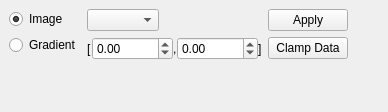
<?xml version="1.0" encoding="UTF-8"?>
<ui version="4.0">
 <class>NormDock</class>
 <widget class="QDockWidget" name="NormDock">
  <property name="geometry">
   <rect>
    <x>0</x>
    <y>0</y>
    <width>388</width>
    <height>112</height>
   </rect>
  </property>
  <property name="windowTitle">
   <string>Normalization</string>
  </property>
  <widget class="QWidget" name="dockWidgetContents">
   <layout class="QGridLayout" name="gridLayout">
    <item row="1" column="0" rowspan="2" colspan="2">
     <layout class="QVBoxLayout" name="verticalLayout_6">
      <item>
       <widget class="QRadioButton" name="normIButton">
        <property name="toolTip">
         <string>define data range of image</string>
        </property>
        <property name="text">
         <string>Image</string>
        </property>
        <property name="checked">
         <bool>true</bool>
        </property>
       </widget>
      </item>
      <item>
       <widget class="QRadioButton" name="normGButton">
        <property name="toolTip">
         <string>define data range of spectral gradient</string>
        </property>
        <property name="text">
         <string>Gradient</string>
        </property>
       </widget>
      </item>
      <item>
       <spacer name="verticalSpacer_4">
        <property name="orientation">
         <enum>Qt::Vertical</enum>
        </property>
        <property name="sizeType">
         <enum>QSizePolicy::Expanding</enum>
        </property>
        <property name="sizeHint" stdset="0">
         <size>
          <width>0</width>
          <height>0</height>
         </size>
        </property>
       </spacer>
      </item>
     </layout>
    </item>
    <item row="2" column="4">
     <spacer name="horizontalSpacer_9">
      <property name="orientation">
       <enum>Qt::Horizontal</enum>
      </property>
      <property name="sizeHint" stdset="0">
       <size>
        <width>293</width>
        <height>20</height>
       </size>
      </property>
     </spacer>
    </item>
    <item row="1" column="3" rowspan="2">
     <layout class="QGridLayout" name="gridLayout_2">
      <item row="0" column="2">
       <layout class="QHBoxLayout" name="horizontalLayout_7">
        <property name="spacing">
         <number>0</number>
        </property>
        <item>
         <widget class="QComboBox" name="normModeBox">
          <property name="toolTip">
           <string>source of data range</string>
          </property>
         </widget>
        </item>
        <item>
         <spacer name="horizontalSpacer_10">
          <property name="orientation">
           <enum>Qt::Horizontal</enum>
          </property>
          <property name="sizeHint" stdset="0">
           <size>
            <width>0</width>
            <height>20</height>
           </size>
          </property>
         </spacer>
        </item>
       </layout>
      </item>
      <item row="1" column="3">
       <widget class="QPushButton" name="normClampButton">
        <property name="enabled">
         <bool>true</bool>
        </property>
        <property name="toolTip">
         <string>enforce given range</string>
        </property>
        <property name="text">
         <string>Clamp Data</string>
        </property>
       </widget>
      </item>
      <item row="0" column="3">
       <widget class="QPushButton" name="normApplyButton">
        <property name="toolTip">
         <string>use given range for display</string>
        </property>
        <property name="text">
         <string>Apply</string>
        </property>
       </widget>
      </item>
      <item row="1" column="4">
       <spacer name="horizontalSpacer_7">
        <property name="orientation">
         <enum>Qt::Horizontal</enum>
        </property>
        <property name="sizeHint" stdset="0">
         <size>
          <width>0</width>
          <height>0</height>
         </size>
        </property>
       </spacer>
      </item>
      <item row="1" column="2">
       <layout class="QHBoxLayout" name="horizontalLayout_5">
        <property name="spacing">
         <number>0</number>
        </property>
        <item>
         <widget class="QLabel" name="label">
          <property name="text">
           <string>[</string>
          </property>
         </widget>
        </item>
        <item>
         <widget class="QDoubleSpinBox" name="normMinBox">
          <property name="toolTip">
           <string>lower bound</string>
          </property>
          <property name="minimum">
           <double>-65536.000000000000000</double>
          </property>
          <property name="maximum">
           <double>65536.000000000000000</double>
          </property>
         </widget>
        </item>
        <item>
         <widget class="QLabel" name="label_3">
          <property name="text">
           <string>,</string>
          </property>
         </widget>
        </item>
        <item>
         <widget class="QDoubleSpinBox" name="normMaxBox">
          <property name="toolTip">
           <string>upper bound</string>
          </property>
          <property name="minimum">
           <double>-65536.000000000000000</double>
          </property>
          <property name="maximum">
           <double>65536.000000000000000</double>
          </property>
         </widget>
        </item>
        <item>
         <widget class="QLabel" name="label_2">
          <property name="text">
           <string>]</string>
          </property>
         </widget>
        </item>
       </layout>
      </item>
      <item row="2" column="2">
       <spacer name="verticalSpacer_3">
        <property name="orientation">
         <enum>Qt::Vertical</enum>
        </property>
        <property name="sizeHint" stdset="0">
         <size>
          <width>0</width>
          <height>0</height>
         </size>
        </property>
       </spacer>
      </item>
     </layout>
    </item>
   </layout>
  </widget>
 </widget>
 <resources/>
 <connections/>
</ui>
